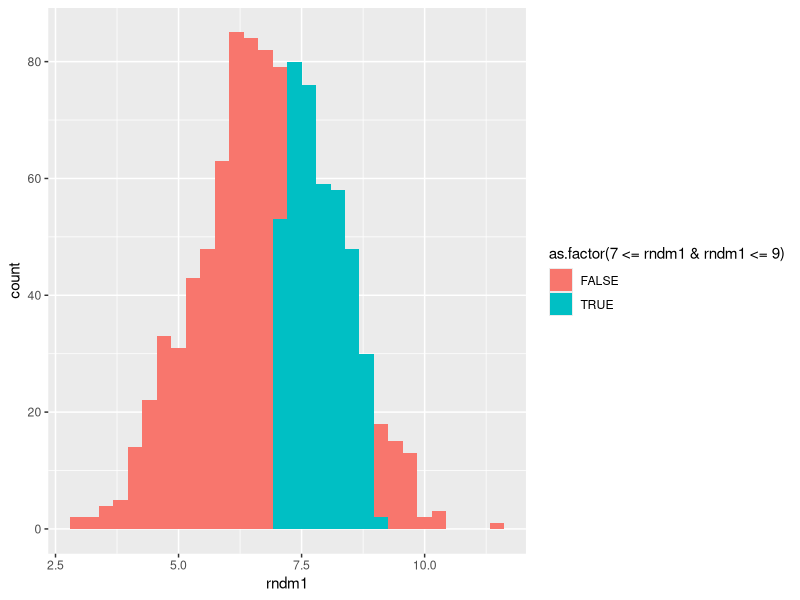
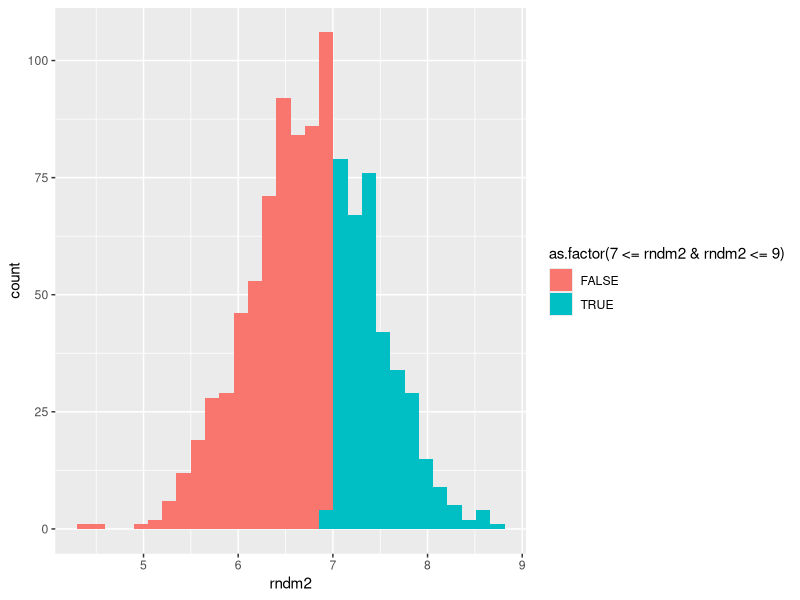
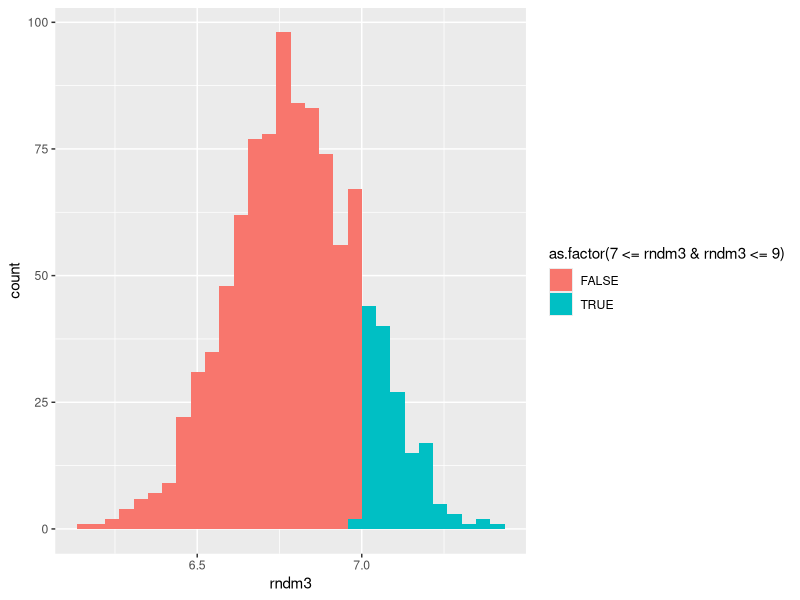

Here is the R script that generated these plots, in order:
## ---- chunk 1
knitr::opts_chunk$set(echo = TRUE)
## ---- chunk 2
set.seed(10022019) # Do not change this!
library(tidyverse)
library(ggplot2)
## ---- chunk 3
rndm1 <- rnorm(1000, 6.8, 1.4)
#Stores random normal distribution with a mean of 6.8 and sd of 1.4

prob1 <- sum(rndm1<=9)/1000 - sum(rndm1<7)/1000
#Stores proportion of rndm1 with values between 7 and 9.

p1 <- ggplot(as.data.frame(rndm1), aes(x=rndm1)) + 
         geom_histogram(aes(fill=as.factor(7 <= rndm1 & rndm1 <= 9 )))
#Create histogram highlighting proportion that is P(7 <= X <= 9)

plot(p1)

cat('Of 1000 randomly sampled individuals, the proportion of them that get between 7 and 9 hrs of sleep are',prob1)
## ---- chunk 4
cat('Based on the above simulation, plausible values for the sleep duration of a randomly selected individual are between',range(rndm1),'hrs.')
## ---- chunk 5
rndm2 <- rnorm(1000, 6.8, 1.4/sqrt(5))
#Stores random normal distribution of mean sleep hours for 5 individuals with a mean of 6.8 and sd of 1.4

prob2 <- sum(rndm2<=9)/1000 - sum(rndm2<7)/1000
#Stores proportion of rndm2 with values between 7 and 9.

p2 <- ggplot(as.data.frame(rndm2), aes(x=rndm2)) + 
         geom_histogram(aes(fill=as.factor(7 <= rndm2 & rndm2 <= 9 )))
#Create histogram highlighting proportion that is P(7 <= X <= 9)

plot(p2)

cat('Of 5 randomly sampled individuals, the mean proportion of them that get between 7 and 9 hrs of sleep are',prob2)
## ---- chunk 6
cat('Based on the above simulation, plausible values for the sleep duration of a randomly selected individual are between',range(rndm2),'hrs.')
## ---- chunk 7
rndm3 <- rnorm(1000, 6.8, 1.4/sqrt(50))
#Stores random normal distribution of mean sleep hrs for 50 individuals with a mean of 6.8 and sd of 1.4

prob3 <- sum(rndm3<=9)/1000 - sum(rndm3<7)/1000
#Stores proportion of rndm3 with values between 7 and 9.

p3 <- ggplot(as.data.frame(rndm3), aes(x=rndm3)) + 
         geom_histogram(aes(fill=as.factor(7 <= rndm3 & rndm3 <= 9 )))
#Create histogram highlighting proportion that is P(7 <= X <= 9)

plot(p3)

cat('Of 50 randomly sampled individuals, the mean proportion of them that get between 7 and 9 hrs of sleep are',prob3)
## ---- chunk 8
cat('Based on the above simulation, plausible values for the sleep duration of a randomly selected individual are between',range(rndm3),'hrs.')
## ---- chunk 9
pdf1 <- pnorm(9,6.8,1.4) - pnorm(7, 6.8, 1.4)
#Stores normal probability distribution for a randomly selected adult getting between 7 and 9 hrs of sleep

cat('The probability of a randomly selected adult from this population getting between 7 and 9 hours of sleep is',pdf1,'. In comparison to the estimate from part A which is',prob1,', this differs a slight bit by',abs(prob1 - pdf1),'.')
## ---- chunk 10
pdf2 <- pnorm(9,6.8,1.4/sqrt(5)) - pnorm(7, 6.8, 1.4/sqrt(5))
#Stores normal probability distribution for 5 randomly selected adults getting between 7 and 9 hrs of sleep

cat('The probability of 5 randomly selected adults from this population getting between 7 and 9 hours of sleep is',pdf2,'. In comparison to the estimate from part A which is',prob2,', which is more similar than before, but still not exactly the same and differs by',abs(prob2 - pdf2),'.')
## ---- chunk 11
pdf3 <- pnorm(9,6.8,1.4/sqrt(50)) - pnorm(7, 6.8, 1.4/sqrt(50))
#Stores normal probability distribution for 50 randomly selected adults getting between 7 and 9 hrs of sleep

cat('The probability of 50 randomly selected adults from this population getting between 7 and 9 hours of sleep is',pdf3,'. In comparison to the estimate from part A which is',prob3,', which is nearly exactly the same and differs by',abs(prob3-pdf3),'.')
## ---- chunk 12
cat('The probabilities I calculated decreased with each increase in sample size. They decreased because the precision of the mean improves as the sample gets larger. As more of the population is captured within the distribution the standard error decreases and the distribution of sample means approach a normal distribution.')
## ---- chunk 13
sessionInfo()
